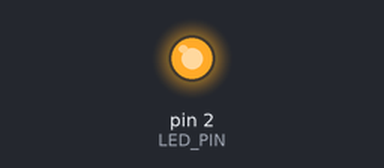
The sketch below on a simulated Arduino Uno, built with avr-gcc and run on an emulated ATmega328P. Parts: output pins drawn as LEDs (lit = HIGH).

Above: at 1.7 s.
At 5.5 s:
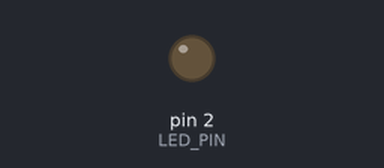
Timing chart, 0 to 7.9 s (numbered marks = the images above):
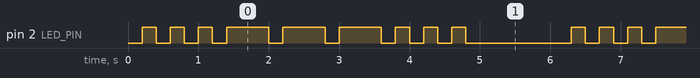

Measured:
- by itself, pin 2 (LED_PIN): repeats every 6.1 s: 2 × (LOW 0.20 s, HIGH 0.20 s), 3 × (LOW 0.20 s, HIGH 0.60 s), 3 × (LOW 0.20 s, HIGH 0.20 s), LOW 1.5 s, HIGH 0.20 s
- by itself, everything shown: repeats every 6.1 s, in 18 steps

The sketch:

sketch_jun23d.ino
```cpp
#define LED_PIN 2

// 时间参数
const unsigned long shortOn = 200;
const unsigned long shortOff = 200;
const unsigned long longOn = 600;
const unsigned long longOff = 200;
const unsigned long sosGap = 1500; // 整套SOS结束停顿

unsigned long prevTime = 0;
unsigned long currTime;
bool led = LOW;

// 状态标记
int phase = 0; // 0:3短 1:3长 2:3短
int cnt = 0;
bool isLight = false;

void setup() {
  pinMode(LED_PIN, OUTPUT);
}


void loop() {
  currTime = millis();
  if (currTime - prevTime < (isLight ? (phase==0||phase==2 ? shortOn : longOn) : (phase==0||phase==2 ? shortOff : longOff)))
    return;

  prevTime = currTime;
  led = !led;
  digitalWrite(LED_PIN, led);
  isLight = !isLight;


  if (!isLight) {
    cnt++;
    if (cnt >= 3) {
      cnt = 0;
      phase++;
      if (phase >= 3) {
        phase = 0;
        delay(sosGap); // 整套结束长停顿，仅此处短暂阻塞不影响
      }
    }
  }
}
```
